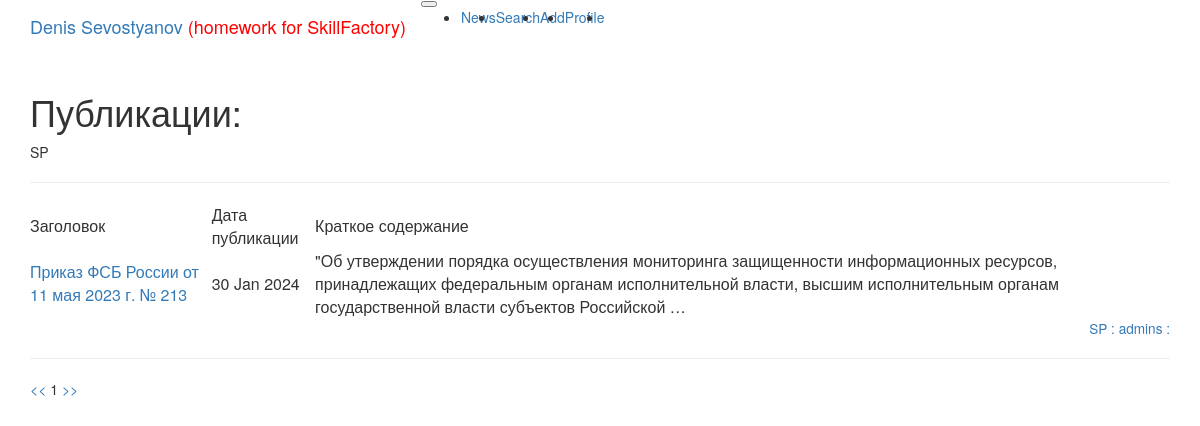
The app's page /news/?categories=1 (signed in) with its own data.
### news/models.py (models this page shows, shortened)
class Category(models.Model):
    name = models.CharField(max_length=2, choices=TOPICS, default=zdrav, unique=True)
    subscribers = models.ManyToManyField(User, through='UserCategory')
    def __str__(self):
        return f'{self.name}'

class Post(models.Model):
    author = models.ForeignKey(Author, on_delete=models.CASCADE)
    type_news = models.CharField(max_length=2, choices=TYPES, default=news)
    date_time = models.DateTimeField(auto_now_add=True)
    categories = models.ManyToManyField(Category, through='PostCategory')
    title = models.CharField(max_length=255)
    text = models.TextField()
    rate = models.IntegerField(default=0)

class Author(models.Model):
    user = models.OneToOneField(User, on_delete=models.CASCADE)
    rate = models.IntegerField(default=0)
    def __str__(self):
        return f'{self.user}'

### news/views.py (the view)
# urls.py: path('', PostList.as_view()),
class PostList(ListView):
    model = Post
    ordering = '-date_time'
    template_name = 'post_list.html'
    context_object_name = 'post_list'
    paginate_by = 5
    def get_queryset(self):
        queryset = super().get_queryset()
        self.filterset = PostFilter(self.request.GET, queryset)
        return self.filterset.qs
    def get_context_data(self, **kwargs):
        context = super().get_context_data(**kwargs)
        context['filterset'] = self.filterset
        context['is_not_authors'] = not self.request.user.groups.filter(name='authors').exists()
        return context

### news/templatetags/custom_filters.py (called while the page is built)
@register.filter()
def censor(value):
    if not isinstance(value, str):
        raise APIException(f'Указанный id статьи, не является строкой: {value}')
    for bad in BAD_STR:
        value = value.replace(f'{bad[:1].upper()}{bad[1:]}', f'{bad[:1].upper()}{"*" * (len(bad) - 1)}')
        value = value.replace(f'{bad[:1].lower()}{bad[1:]}', f'{bad[:1].lower()}{"*" * (len(bad) - 1)}')
    return value

@register.filter()
def get_category(category_id):
    return Category.objects.get(id=category_id).name

### news/templatetags/custom_tags.py (called while the page is built)
@register.simple_tag(takes_context=True)
def url_replace(context, **kwargs):
    d = context['request'].GET.copy()
    for k, v in kwargs.items():
        d[k] = v
    return d.urlencode()

### templates/post_list.html (shortened to what this page needs)
{% extends 'default.html' %}
{% load custom_filters %}
{% load custom_tags %}
{% block content %}
<h1>Публикации: </h1>
{% if filterset.data.categories %}
{% for cat in filterset.data.categories %}
{{ cat|get_category }}
{% endfor %}
{% endif %}
<hr>
{% if post_list %}
<table>
    <tr>
        <td>Заголовок</td>
        <td>Дата публикации</td>
        <td>Краткое содержание</td>
    </tr>
    {% for post in post_list %}
    <tr>
        <td align="left"><a href="/news/{{post.id}}"> {{ post.title|censor }} </a></td>
        <td>{{ post.date_time|date:'d M Y' }}</td>
        <td align="left"> {{ post.text|truncatewords:20|censor }}</td>
    </tr>
    <tr>
        <td colspan="3" align="right">
            {% for category in post.categories.all %}
            <a class="button" href="/news/?categories={{ category.id }}"><small> {{ category }} : </small></a>
            {% endfor %}
            <a href="/profile/{{post.author.user.id}}"><small>{{ post.author }} : </small></a>
            <hr>
        </td>
    </tr>
    {% endfor %}
</table>
{% else %}
<h2>Публикаций нет!</h2>
{% endif %}
<a href="?{% url_replace page=1 %}"> << </a>
{{ page_obj.number }}
<a href="?{% url_replace page=page_obj.paginator.num_pages %}"> >> </a>
{% endblock content %}

### records on screen
Category: categories "SP", name "SP"
Post: title|censor "Приказ ФСБ России от 11 мая 2023 г. № 213", date_time "30 Jan 2024", text|censor "\"Об утверждении порядка осуществления мониторинга защищенности информационных ресурсов, принадлежащих федеральным органам исполнительной власти, высшим исполнительным органам государственной власти субъектов Российской …", author "admins"

### other values on screen
{{ page_obj.number }} "1"
